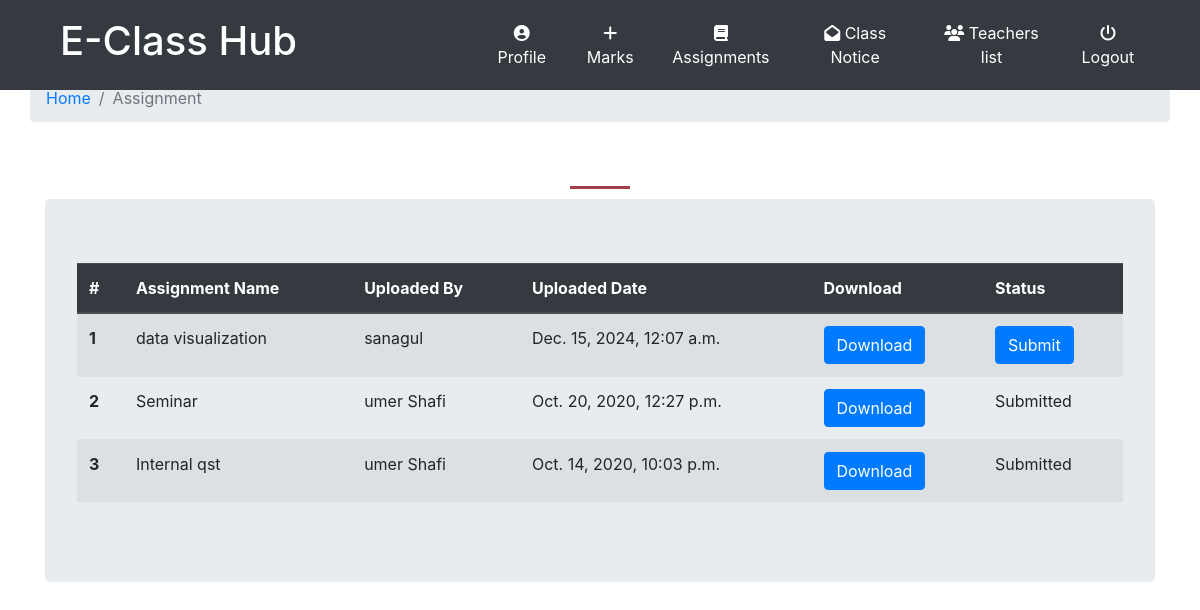
/classroom/class_assignment/ (signed in), run on the app's committed database.
### classroom/models.py (models this page shows, shortened)
class ClassAssignment(models.Model):
    id = models.BigAutoField(primary_key=True)
    student = models.ManyToManyField(Student, related_name='student_assignment')
    teacher = models.ForeignKey(Teacher, related_name='teacher_assignment', on_delete=models.CASCADE)
    created_at = models.DateTimeField(auto_now=True)
    assignment_name = models.CharField(max_length=250)
    assignment = models.FileField(upload_to='assignments')
    class Meta:
        ordering = ['-created_at']

class Teacher(models.Model):
    user = models.OneToOneField(User, on_delete=models.CASCADE, primary_key=True, related_name='Teacher')
    name = models.CharField(max_length=250)
    subject_name = models.CharField(max_length=250)
    email = models.EmailField(max_length=254)
    phone = models.IntegerField()
    teacher_profile_pic = models.ImageField(upload_to="classroom/teacher_profile_pic", blank=True)
    class_students = models.ManyToManyField(Student, through="StudentsInClass")
    def __str__(self):
        return self.name

### classroom/views.py (the view)
@login_required
def class_assignment(request):
    student = request.user.Student
    assignment = SubmitAssignment.objects.filter(student=student)
    assignment_list = [x.submitted_assignment for x in assignment]
    return render(request,'classroom/class_assignment.html',{'student':student,'assignment_list':assignment_list})

### template/classroom/class_assignment.html
{% extends 'classroom/base.html' %}
{% block content %}
<div class="container ">
		<div class="row">
            <ol class="col-12 breadcrumb">
                <li class="breadcrumb-item"><a href="{% url 'home' %}">Home</a></li>
                <li class="breadcrumb-item active">Assignment</li>
            </ol>
        </div>
       <div class="section-heading">
            <h2>Assignment</h2>
            <div class="line-dec"></div>
          </div>
  <div class="jumbotron ">
{% if student.student_assignment.count == 0 %}
  <h2 class="text-dark text-center">No assignments Yet</h2>
{% else %}
        <div class="row row-content">
            <div class="col-12 col-sm-12">
 <div class="table-responsive">
                    <table class="table table-striped">
    <thead class="thead-dark">
      <tr>
        <th scope="col">#</th>
        <th scope="col">Assignment Name</th>
        <th scope="col">Uploaded By</th>
        <th scope="col">Uploaded Date</th>
        <th scope="col">Download</th>
        <th scope="col">Status</th>
      </tr>
    </thead>
    <tbody>
      {% for assignment in student.student_assignment.all %}
        <tr>
          <th scope="row">{{ forloop.counter }}</th>
          <td>{{ assignment.assignment_name }}</td>
          <td>{{ assignment.teacher }}</td>
          <td>{{ assignment.created_at }}</td>
          <td><a href="{{ assignment.assignment.url }}" class="btn btn-primary" target="_blank">Download</a></td>
          {% if assignment in assignment_list %}
            <td>Submitted</td>
          {% else %}
            <td><a href="{% url 'classroom:submit_assignment' id=assignment.id %}" class="btn btn-primary">Submit</a></td>
          {% endif %}
        </tr>
      {% endfor %}
    </tbody>
  </table>
  </div>
  </div>
  </div>
{% endif %}
</div>
</div>
{% endblock %}

### static/css/base.css (style rules this page uses)
.active { display: block; }
.section-heading { text-align: center; }
.section-heading h2 { font-size: 32px; font-weight: 700; color: #fff; }
.section-heading .line-dec { width: 60px; height: 3px; background-color: #a43f49; margin: 10px auto; }
.bg { height: 100%; width:100%; background-attachment: fixed; background-position: center; background-repeat: no-repeat; background-size: cover; }

### data on the page
ClassAssignment: assignment_name "data visualization", teacher "sanagul", created_at "Dec. 15, 2024, 12:07 a.m.", shows "Submit"
ClassAssignment: assignment_name "Seminar", teacher "umer Shafi", created_at "Oct. 20, 2020, 12:27 p.m.", shows "Submitted"
ClassAssignment: assignment_name "Internal qst", teacher "umer Shafi", created_at "Oct. 14, 2020, 10:03 p.m.", shows "Submitted"
